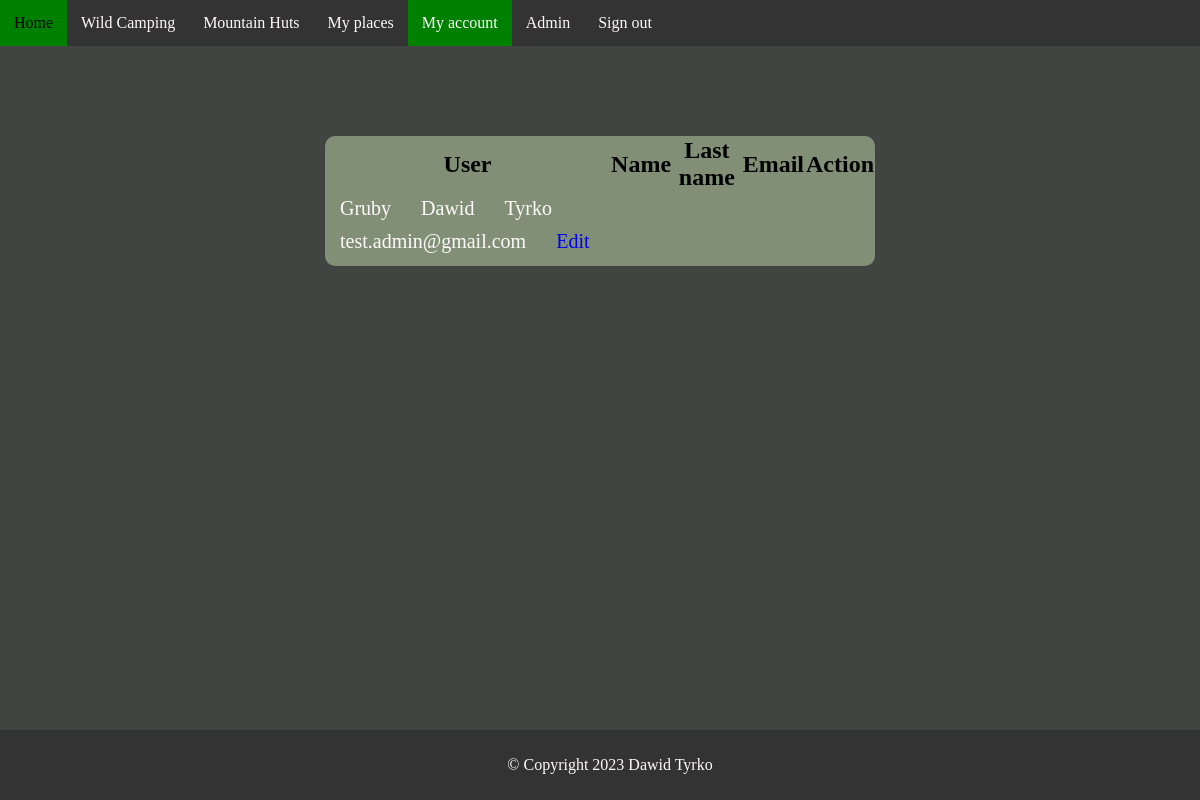
The page /MyAccount/account.php (signed in) on the database its author committed.
### tables this page shows
CREATE TABLE `users` (
  `idUser` int(11) NOT NULL,
  `user` varchar(50) DEFAULT NULL,
  `pass` varchar(255) DEFAULT NULL,
  `firstName` varchar(20) DEFAULT NULL,
  `lastName` varchar(20) DEFAULT NULL,
  `email` varchar(60) DEFAULT NULL,
  `active` tinyint(4) NOT NULL DEFAULT 1
);

### MyAccount/account.php (the view, shortened to what this page needs)
<?php
require_once "../loginPage/connection.php";
if(!isset($_SESSION['loggedUser'])){
        header('Location: ../loginPage/welcomePage.php');
}
else{
    $userId = $_SESSION['loggedId'];
}
?>
<!DOCTYPE html>
<html lang="en">
<head>
    <link rel="stylesheet" href="accountStyle.css">
</head>
<body>
    <nav id="navbar">
        <a href="../MainPage/index.php" >Home</a>
        <a href="../wildForumPage/forum.php" >Wild Camping</a>
        <a href="../MountainHutPage/huts.php" >Mountain Huts</a>
        <a href="../MainPage/myPlaces.php" >My places</a>
        <a href="" class="active">My account</a>
        <?php if(($_SESSION['admin'])==1) echo "<a href='admin.php'>Admin</a> ";?>
        <a href="../MainPage/logout.php">Sign out</a>
    </nav>
   <br><br><br><br><br>
    <table id="table">
        <thead>
            <th>User</th>
            <th>Name</th>
            <th>Last name</th>
            <th>Email</th>
            <th colspan="2">Action</th>
        </thead>
        <tbody>
        <?php
            $infoQuery = "SELECT idUser,user,pass,firstName,lastName,email
            FROM users WHERE idUser = :id";
            $resultInfo = $conn->prepare($infoQuery);
            $resultInfo->execute([
                'id' =>$userId
            ]);
            $result = $resultInfo->fetchAll();
            foreach($result as $r){
                echo "
                    <tr>
                        <td>$r[user]</td>
                        <td>$r[firstName]</td>
                        <td>$r[lastName]</td>
                        <td>$r[email]</td>
                        <td>
                            <a class='editBtn' href='edit.php'>Edit</a>
                        </td>
                    </tr>
                ";
            }
        ?>
        </tbody>
    </table>
<footer>
    <p>&copy; Copyright 2023 Dawid Tyrko</p>
</footer>
</body>
</html>

### MyAccount/accountStyle.css (style rules this page uses)
#table { width: 550px; height: 130px; background-color: #818F77; margin-left: auto; margin-right: auto; border-radius: 10px; border-collapse: collapse; padding: 10px; }
#table a { text-decoration: none; transition: all 0.2s ease-in-out; }
#table td { color: #FEFAFB; font-size: 20px; padding: 0 10px; margin: 5px; float: inline-start; }
#table th { font-size: 24px; }
footer { position: fixed; bottom: 0px; height: 50px; width: 100%; background-color: #333; margin: auto; text-align: center; padding: 10px; color: #FEFAFB; }
body { background-color: #414541; margin: 0; text-align: center; }
#navbar { overflow: hidden; background-color: #333; }
#navbar a { float: left; display: block; color: #FEFAFB; text-align: center; padding: 14px; text-decoration: none; }
#navbar a.active { background-color: green; color: white; }

### rows shown on the page
users: user "Gruby", firstName "Dawid", lastName "Tyrko", email "test.admin@gmail.com"
